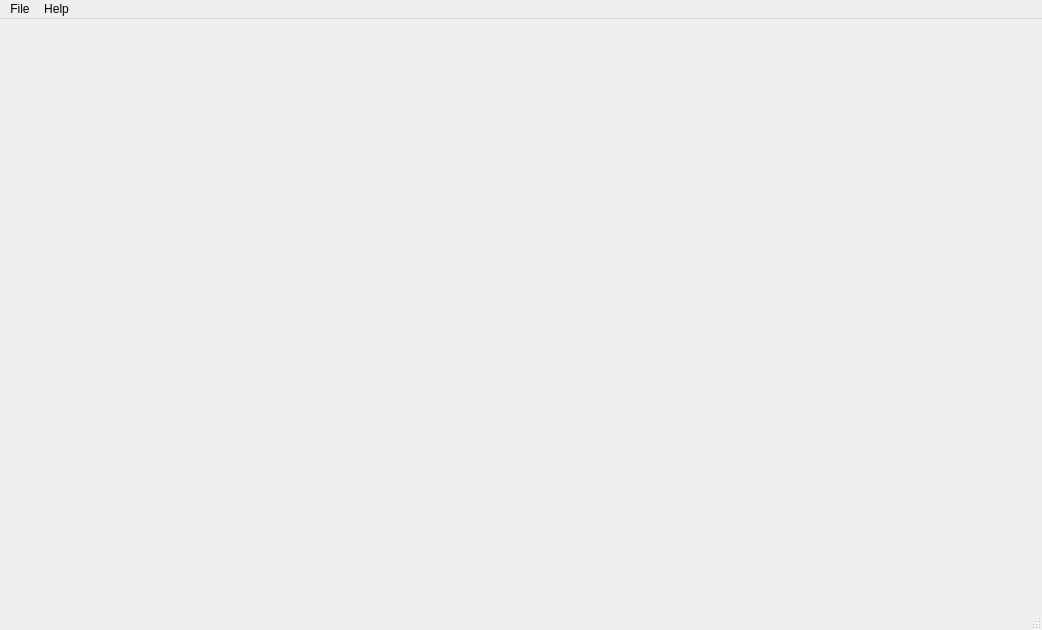
<?xml version="1.0" encoding="UTF-8"?>
<ui version="4.0">
 <class>MainWindow</class>
 <widget class="QMainWindow" name="MainWindow">
  <property name="geometry">
   <rect>
    <x>0</x>
    <y>0</y>
    <width>1042</width>
    <height>630</height>
   </rect>
  </property>
  <property name="windowTitle">
   <string>MainWindow</string>
  </property>
  <widget class="QWidget" name="centralWidget"/>
  <widget class="QMenuBar" name="menuBar">
   <property name="geometry">
    <rect>
     <x>0</x>
     <y>0</y>
     <width>1042</width>
     <height>23</height>
    </rect>
   </property>
   <widget class="QMenu" name="menuFile">
    <property name="title">
     <string>File</string>
    </property>
    <addaction name="actionQuit"/>
   </widget>
   <widget class="QMenu" name="menuHelp">
    <property name="title">
     <string>Help</string>
    </property>
    <addaction name="actionAboutQt"/>
   </widget>
   <addaction name="menuFile"/>
   <addaction name="menuHelp"/>
  </widget>
  <widget class="QStatusBar" name="statusBar"/>
  <action name="actionQuit">
   <property name="text">
    <string>Quit</string>
   </property>
  </action>
  <action name="actionAboutQt">
   <property name="text">
    <string>About Qt...</string>
   </property>
  </action>
 </widget>
 <layoutdefault spacing="6" margin="11"/>
 <resources/>
 <connections/>
</ui>
